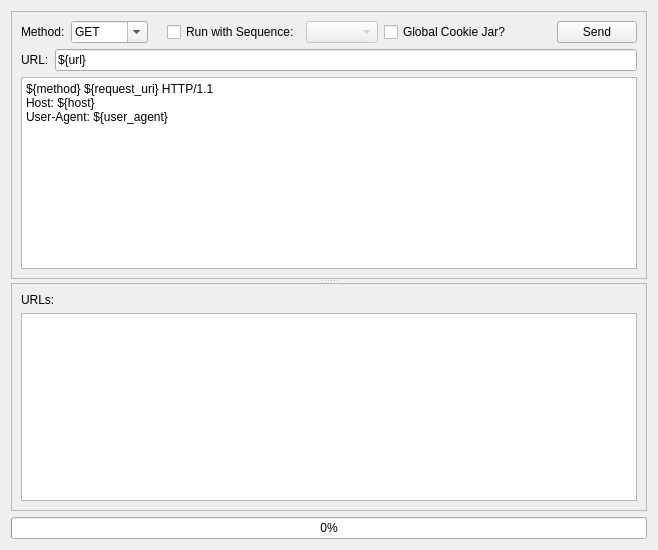
          <widget class="QWidget" name="tab">
           <attribute name="title">
            <string>Bulk Request</string>
           </attribute>
           <layout class="QVBoxLayout" name="verticalLayout_3">
            <item>
             <widget class="QSplitter" name="splitter_bulk_requester">
              <property name="orientation">
               <enum>Qt::Vertical</enum>
              </property>
              <widget class="QFrame" name="frame_2">
               <property name="sizePolicy">
                <sizepolicy hsizetype="Preferred" vsizetype="Minimum">
                 <horstretch>0</horstretch>
                 <verstretch>0</verstretch>
                </sizepolicy>
               </property>
               <property name="frameShape">
                <enum>QFrame::StyledPanel</enum>
               </property>
               <property name="frameShadow">
                <enum>QFrame::Raised</enum>
               </property>
               <layout class="QVBoxLayout" name="verticalLayout_7">
                <item>
                 <layout class="QHBoxLayout" name="horizontalLayout">
                  <item>
                   <widget class="QLabel" name="label_3">
                    <property name="text">
                     <string>Method:</string>
                    </property>
                   </widget>
                  </item>
                  <item>
                   <widget class="QComboBox" name="bulkRequestMethodEdit">
                    <property name="editable">
                     <bool>true</bool>
                    </property>
                    <item>
                     <property name="text">
                      <string>GET</string>
                     </property>
                    </item>
                    <item>
                     <property name="text">
                      <string>POST</string>
                     </property>
                    </item>
                    <item>
                     <property name="text">
                      <string>HEAD</string>
                     </property>
                    </item>
                    <item>
                     <property name="text">
                      <string>PUT</string>
                     </property>
                    </item>
                    <item>
                     <property name="text">
                      <string>DELETE</string>
                     </property>
                    </item>
                   </widget>
                  </item>
                  <item>
                   <widget class="QLabel" name="label_45">
                    <property name="text">
                     <string/>
                    </property>
                   </widget>
                  </item>
                  <item>
                   <widget class="QCheckBox" name="bulkRequestSequenceCheckBox">
                    <property name="text">
                     <string>Run with Sequence:</string>
                    </property>
                   </widget>
                  </item>
                  <item>
                   <widget class="QComboBox" name="bulkRequestSequenceComboBox">
                    <property name="enabled">
                     <bool>false</bool>
                    </property>
                    <property name="sizePolicy">
                     <sizepolicy hsizetype="MinimumExpanding" vsizetype="Fixed">
                      <horstretch>0</horstretch>
                      <verstretch>0</verstretch>
                     </sizepolicy>
                    </property>
                   </widget>
                  </item>
                  <item>
                   <widget class="QCheckBox" name="bulkRequestUseGlobalCookieJar">
                    <property name="text">
                     <string>Global Cookie Jar?</string>
                    </property>
                   </widget>
                  </item>
                  <item>
                   <spacer name="horizontalSpacer_2">
                    <property name="orientation">
                     <enum>Qt::Horizontal</enum>
                    </property>
                    <property name="sizeHint" stdset="0">
                     <size>
                      <width>40</width>
                      <height>20</height>
                     </size>
                    </property>
                   </spacer>
                  </item>
                  <item>
                   <widget class="QPushButton" name="bulkRequestPushButton">
                    <property name="text">
                     <string>Send</string>
                    </property>
                   </widget>
                  </item>
                 </layout>
                </item>
                <item>
                 <layout class="QHBoxLayout" name="horizontalLayout_19">
                  <item>
                   <widget class="QLabel" name="label_44">
                    <property name="text">
                     <string>URL:</string>
                    </property>
                   </widget>
                  </item>
                  <item>
                   <widget class="QLineEdit" name="bulkRequestUrlEdit">
                    <property name="text">
                     <string>${url}</string>
                    </property>
                   </widget>
                  </item>
                 </layout>
                </item>
                <item>
                 <widget class="QPlainTextEdit" name="bulkRequestTemplateEdit">
                  <property name="plainText">
                   <string>${method} ${request_uri} HTTP/1.1
Host: ${host}
User-Agent: ${user_agent}</string>
                  </property>
                 </widget>
                </item>
               </layout>
              </widget>
              <widget class="QFrame" name="frame_3">
               <property name="frameShape">
                <enum>QFrame::StyledPanel</enum>
               </property>
               <property name="frameShadow">
                <enum>QFrame::Raised</enum>
               </property>
               <layout class="QVBoxLayout" name="verticalLayout_4">
                <item>
                 <widget class="QLabel" name="label_14">
                  <property name="text">
                   <string>URLs:</string>
                  </property>
                 </widget>
                </item>
                <item>
                 <widget class="QPlainTextEdit" name="bulkRequestUrlListEdit"/>
                </item>
               </layout>
              </widget>
             </widget>
            </item>
            <item>
             <widget class="QProgressBar" name="bulkRequestProgressBar">
              <property name="value">
               <number>0</number>
              </property>
             </widget>
            </item>
           </layout>
          </widget>
